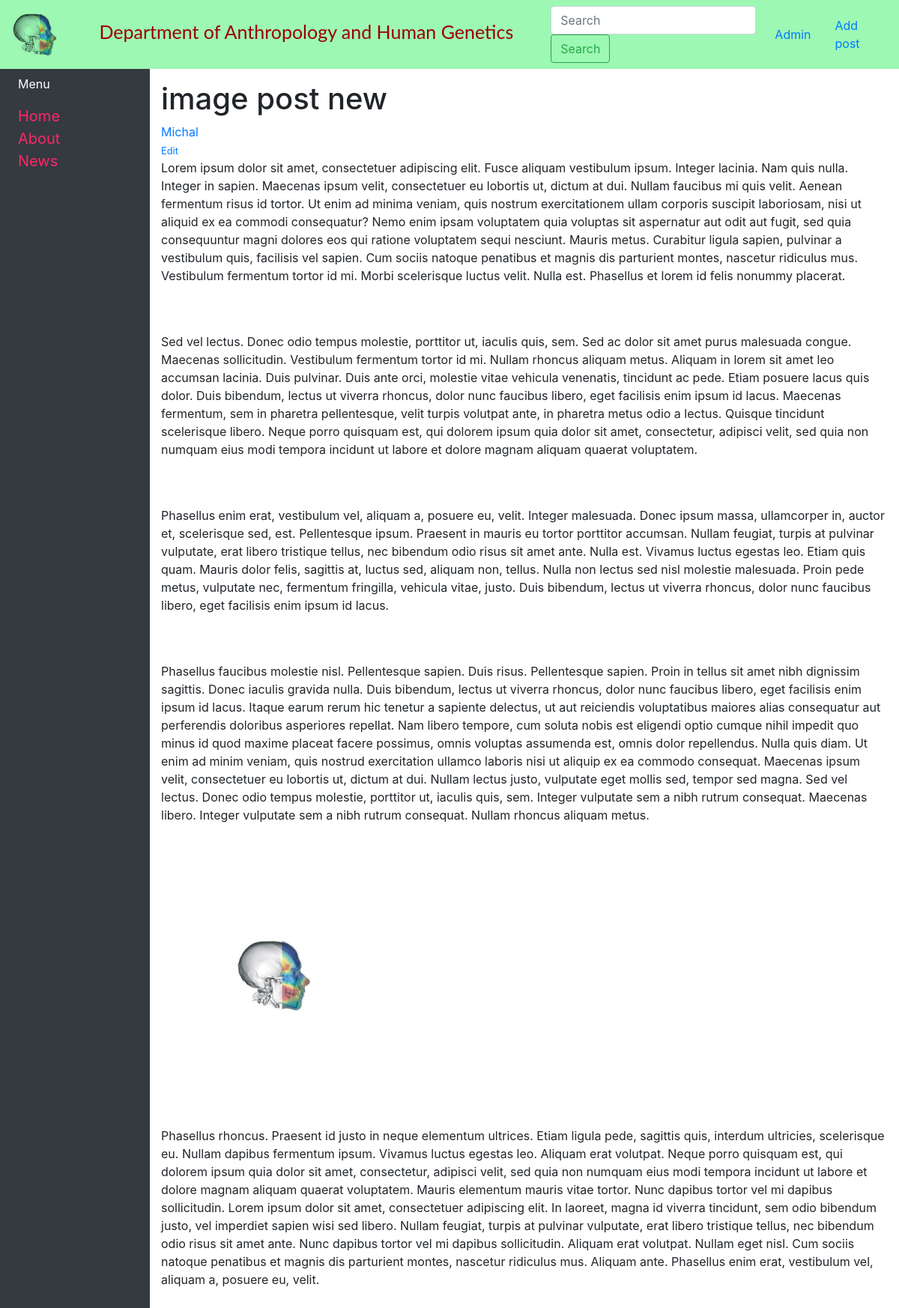
Screenshot of /article/17 with the database file from the repository.
### blog/models.py (models this page shows, shortened)
class Post(models.Model):
    title = models.CharField(max_length=200, unique=True)
    slug = models.SlugField(max_length=200, unique=True)
    author = models.ForeignKey(User, on_delete= models.CASCADE,related_name='blog_posts')
    updated_on = models.DateTimeField(auto_now= True)
    content = RichTextField(blank=True, null=True)
    created_on = models.DateTimeField(auto_now_add=True)
    status = models.IntegerField(choices=STATUS, default=0)
    article_image = models.ImageField(null = True, blank = True, upload_to = "images/")
    class Meta:
        ordering = ['-created_on']

### blog/views.py (the view)
# urls.py: path('article/<int:pk>', views.PostDetail.as_view(), name='article-detail'),
class PostDetail(generic.DetailView):
    model = Post
    template_name = 'blog/article_detail.html'

### blog/templates/blog/article_detail.html (shortened to what this page needs)
{% extends "blog/base.html" %}
{% load static %}
{% block content %}
    <h1><a class="article-title">{{ post.title }}</a></h1>
    <a class="mr-2" href="#">{{ post.author }}</a></br>
    <small><a href='{% url 'update-post' post.pk %}'>Edit</a></small>
    {{ post.content|safe|linebreaksbr }}
{% endblock content %}

### blog/static/css/main03.css (style rules this page uses)
img { width: 20px; height: 20px; }

### rows the page displays
Post: title "image post new", author "Michal", content "Lorem ipsum dolor sit amet, consectetuer adipiscing elit. Fusce aliquam vestibulum ipsum. Integer lacinia. Nam quis nulla. Integer in sapien. Maecenas ipsum velit, consectetuer eu lobortis ut, dictum at dui. Nullam faucibus mi quis velit. Aenean fermentum risus id tortor. Ut enim ad minima veniam, quis nostrum exercitationem ullam corporis suscipit laboriosam, nisi ut aliquid ex ea commodi consequatur? Nemo enim ipsam voluptatem quia voluptas sit aspernatur aut odit aut fugit, sed quia consequuntur magni dolores eos qui ratione voluptatem sequi nesciunt. Mauris metus. Curabitur ligula sapien, pulvinar a vestibulum quis, facilisis vel sapien. Cum sociis natoque penatibus et magnis dis…", content (picture)
